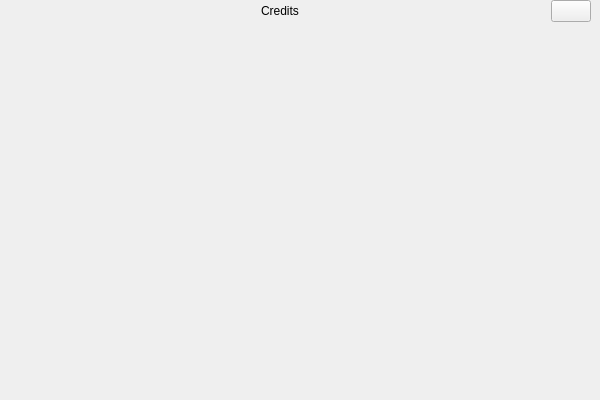
<?xml version="1.0" encoding="UTF-8"?>
<ui version="4.0">
 <class>credits</class>
 <widget class="QWidget" name="credits">
  <property name="geometry">
   <rect>
    <x>0</x>
    <y>0</y>
    <width>600</width>
    <height>400</height>
   </rect>
  </property>
  <property name="sizePolicy">
   <sizepolicy hsizetype="Expanding" vsizetype="Preferred">
    <horstretch>0</horstretch>
    <verstretch>0</verstretch>
   </sizepolicy>
  </property>
  <property name="windowTitle">
   <string>Form</string>
  </property>
  <property name="styleSheet">
   <string notr="true"/>
  </property>
  <layout class="QVBoxLayout" name="vertical_layout">
   <property name="leftMargin">
    <number>9</number>
   </property>
   <property name="topMargin">
    <number>0</number>
   </property>
   <property name="rightMargin">
    <number>9</number>
   </property>
   <property name="bottomMargin">
    <number>0</number>
   </property>
   <item>
    <layout class="QHBoxLayout" name="top_layout">
     <property name="spacing">
      <number>0</number>
     </property>
     <item>
      <spacer name="spacer_left">
       <property name="orientation">
        <enum>Qt::Orientation::Horizontal</enum>
       </property>
       <property name="sizeHint" stdset="0">
        <size>
         <width>40</width>
         <height>20</height>
        </size>
       </property>
      </spacer>
     </item>
     <item>
      <widget class="QLabel" name="title_label">
       <property name="sizePolicy">
        <sizepolicy hsizetype="Fixed" vsizetype="Preferred">
         <horstretch>0</horstretch>
         <verstretch>0</verstretch>
        </sizepolicy>
       </property>
       <property name="text">
        <string>Credits</string>
       </property>
      </widget>
     </item>
     <item>
      <spacer name="spacer_right">
       <property name="orientation">
        <enum>Qt::Orientation::Horizontal</enum>
       </property>
       <property name="sizeType">
        <enum>QSizePolicy::Policy::Expanding</enum>
       </property>
       <property name="sizeHint" stdset="0">
        <size>
         <width>1</width>
         <height>20</height>
        </size>
       </property>
      </spacer>
     </item>
     <item>
      <widget class="QPushButton" name="close_button">
       <property name="sizePolicy">
        <sizepolicy hsizetype="Fixed" vsizetype="Fixed">
         <horstretch>0</horstretch>
         <verstretch>0</verstretch>
        </sizepolicy>
       </property>
       <property name="text">
        <string/>
       </property>
       <property name="icon">
        <iconset resource="../resources.qrc">
         <normaloff>:/images/icons/close_icon.png</normaloff>:/images/icons/close_icon.png</iconset>
       </property>
       <property name="default">
        <bool>false</bool>
       </property>
       <property name="flat">
        <bool>false</bool>
       </property>
      </widget>
     </item>
    </layout>
   </item>
   <item>
    <widget class="QScrollArea" name="scroll_area">
     <property name="frameShape">
      <enum>QFrame::Shape::NoFrame</enum>
     </property>
     <property name="lineWidth">
      <number>0</number>
     </property>
     <property name="sizeAdjustPolicy">
      <enum>QAbstractScrollArea::SizeAdjustPolicy::AdjustToContents</enum>
     </property>
     <property name="widgetResizable">
      <bool>true</bool>
     </property>
     <property name="alignment">
      <set>Qt::AlignmentFlag::AlignJustify|Qt::AlignmentFlag::AlignVCenter</set>
     </property>
     <widget class="QWidget" name="scrollAreaWidgetContents_2">
      <property name="geometry">
       <rect>
        <x>0</x>
        <y>0</y>
        <width>582</width>
        <height>368</height>
       </rect>
      </property>
      <widget class="QLabel" name="text_label">
       <property name="geometry">
        <rect>
         <x>0</x>
         <y>0</y>
         <width>581</width>
         <height>331</height>
        </rect>
       </property>
       <property name="sizePolicy">
        <sizepolicy hsizetype="Expanding" vsizetype="Expanding">
         <horstretch>0</horstretch>
         <verstretch>0</verstretch>
        </sizepolicy>
       </property>
       <property name="text">
        <string/>
       </property>
       <property name="margin">
        <number>10</number>
       </property>
       <property name="openExternalLinks">
        <bool>true</bool>
       </property>
      </widget>
     </widget>
    </widget>
   </item>
  </layout>
 </widget>
 <resources>
  <include location="../resources.qrc"/>
 </resources>
 <connections/>
</ui>
